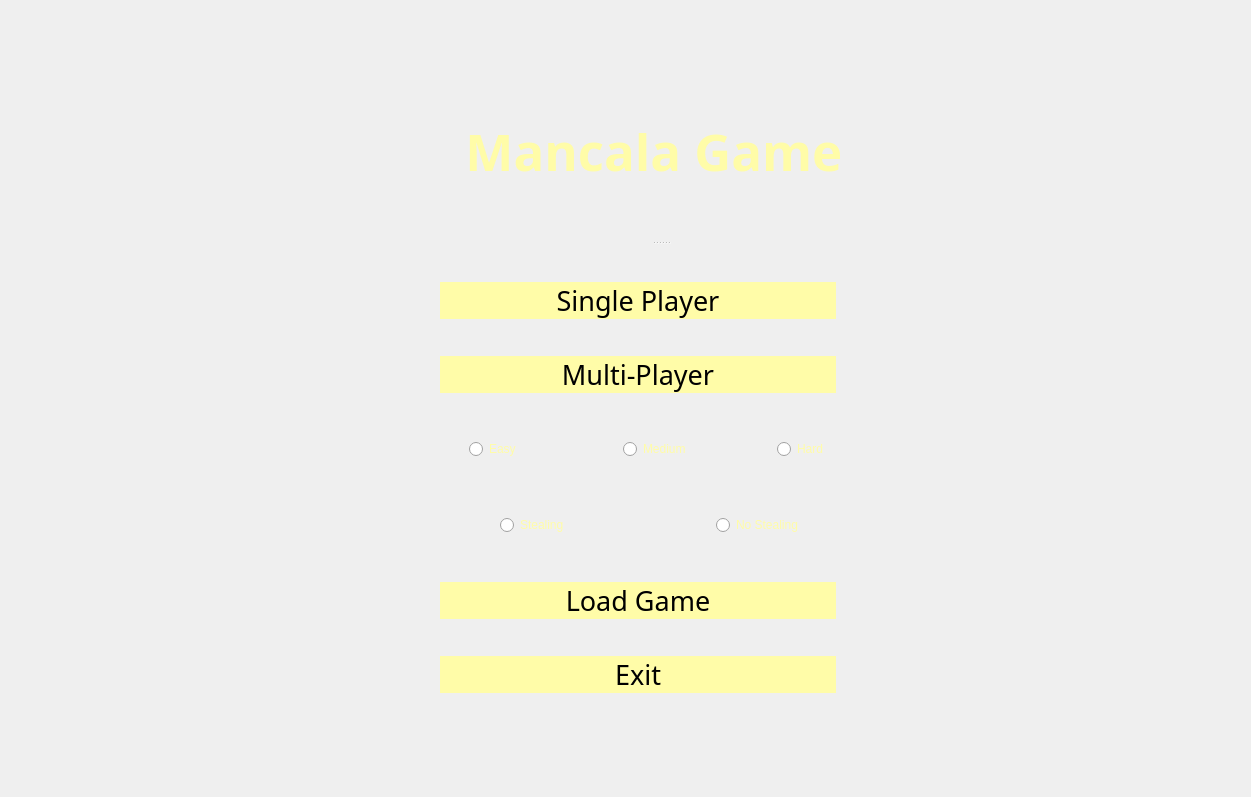
<?xml version="1.0" encoding="UTF-8"?>
<ui version="4.0">
 <class>MainWindow</class>
 <widget class="QMainWindow" name="MainWindow">
  <property name="geometry">
   <rect>
    <x>0</x>
    <y>0</y>
    <width>1251</width>
    <height>797</height>
   </rect>
  </property>
  <property name="windowTitle">
   <string>MainWindow</string>
  </property>
  <widget class="QWidget" name="centralwidget">
   <widget class="QStackedWidget" name="stackedWidget">
    <property name="geometry">
     <rect>
      <x>0</x>
      <y>0</y>
      <width>1251</width>
      <height>871</height>
     </rect>
    </property>
    <property name="currentIndex">
     <number>1</number>
    </property>
    <widget class="QWidget" name="page">
     <widget class="QPushButton" name="BT4">
      <property name="enabled">
       <bool>true</bool>
      </property>
      <property name="geometry">
       <rect>
        <x>800</x>
        <y>480</y>
        <width>61</width>
        <height>71</height>
       </rect>
      </property>
      <property name="font">
       <font>
        <family>Simplified Arabic Fixed</family>
        <pointsize>25</pointsize>
        <weight>50</weight>
        <italic>false</italic>
        <bold>false</bold>
        <strikeout>false</strikeout>
       </font>
      </property>
      <property name="styleSheet">
       <string notr="true">color: rgb(255, 252, 168);
background-color: transparent
	</string>
      </property>
      <property name="text">
       <string>4</string>
      </property>
     </widget>
     <widget class="QPushButton" name="BT6">
      <property name="enabled">
       <bool>true</bool>
      </property>
      <property name="geometry">
       <rect>
        <x>1060</x>
        <y>400</y>
        <width>71</width>
        <height>121</height>
       </rect>
      </property>
      <property name="font">
       <font>
        <family>Simplified Arabic Fixed</family>
        <pointsize>35</pointsize>
       </font>
      </property>
      <property name="styleSheet">
       <string notr="true">color: rgb(255, 252, 168);
background-color: transparent;

	</string>
      </property>
      <property name="text">
       <string>6</string>
      </property>
     </widget>
     <widget class="QLabel" name="Player2Turn_2">
      <property name="geometry">
       <rect>
        <x>500</x>
        <y>170</y>
        <width>281</width>
        <height>31</height>
       </rect>
      </property>
      <property name="font">
       <font>
        <pointsize>15</pointsize>
       </font>
      </property>
      <property name="styleSheet">
       <string notr="true">color :  rgb(255, 252, 168);
</string>
      </property>
      <property name="text">
       <string>Player 2 Turn</string>
      </property>
      <property name="alignment">
       <set>Qt::AlignCenter</set>
      </property>
     </widget>
     <widget class="QPushButton" name="BT11">
      <property name="enabled">
       <bool>true</bool>
      </property>
      <property name="geometry">
       <rect>
        <x>410</x>
        <y>260</y>
        <width>61</width>
        <height>71</height>
       </rect>
      </property>
      <property name="font">
       <font>
        <family>Simplified Arabic Fixed</family>
        <pointsize>25</pointsize>
        <weight>50</weight>
        <italic>false</italic>
        <bold>false</bold>
        <strikeout>false</strikeout>
       </font>
      </property>
      <property name="styleSheet">
       <string notr="true">color: rgb(255, 252, 168);
background-color: transparent
	</string>
      </property>
      <property name="text">
       <string>11</string>
      </property>
     </widget>
     <widget class="QLabel" name="SecCounterLabel">
      <property name="geometry">
       <rect>
        <x>970</x>
        <y>140</y>
        <width>221</width>
        <height>71</height>
       </rect>
      </property>
      <property name="font">
       <font>
        <pointsize>15</pointsize>
       </font>
      </property>
      <property name="styleSheet">
       <string notr="true">color :  rgb(255, 252, 168);</string>
      </property>
      <property name="text">
       <string>1 Seconds Left !! </string>
      </property>
     </widget>
     <widget class="QPushButton" name="BT9">
      <property name="enabled">
       <bool>true</bool>
      </property>
      <property name="geometry">
       <rect>
        <x>670</x>
        <y>260</y>
        <width>61</width>
        <height>71</height>
       </rect>
      </property>
      <property name="font">
       <font>
        <family>Simplified Arabic Fixed</family>
        <pointsize>25</pointsize>
        <weight>50</weight>
        <italic>false</italic>
        <bold>false</bold>
        <strikeout>false</strikeout>
       </font>
      </property>
      <property name="styleSheet">
       <string notr="true">color: rgb(255, 252, 168);
background-color: transparent
	</string>
      </property>
      <property name="text">
       <string>9</string>
      </property>
     </widget>
     <widget class="QPushButton" name="BT12">
      <property name="enabled">
       <bool>true</bool>
      </property>
      <property name="geometry">
       <rect>
        <x>280</x>
        <y>260</y>
        <width>61</width>
        <height>71</height>
       </rect>
      </property>
      <property name="font">
       <font>
        <family>Simplified Arabic Fixed</family>
        <pointsize>25</pointsize>
        <weight>50</weight>
        <italic>false</italic>
        <bold>false</bold>
        <strikeout>false</strikeout>
       </font>
      </property>
      <property name="styleSheet">
       <string notr="true">color: rgb(255, 252, 168);
background-color: transparent
	</string>
      </property>
      <property name="text">
       <string>12</string>
      </property>
     </widget>
     <widget class="QPushButton" name="BT10">
      <property name="enabled">
       <bool>true</bool>
      </property>
      <property name="geometry">
       <rect>
        <x>540</x>
        <y>260</y>
        <width>61</width>
        <height>71</height>
       </rect>
      </property>
      <property name="font">
       <font>
        <family>Simplified Arabic Fixed</family>
        <pointsize>25</pointsize>
        <weight>50</weight>
        <italic>false</italic>
        <bold>false</bold>
        <strikeout>false</strikeout>
       </font>
      </property>
      <property name="styleSheet">
       <string notr="true">color: rgb(255, 252, 168);
background-color: transparent
	</string>
      </property>
      <property name="text">
       <string>10</string>
      </property>
     </widget>
     <widget class="QPushButton" name="BT2">
      <property name="enabled">
       <bool>true</bool>
      </property>
      <property name="geometry">
       <rect>
        <x>540</x>
        <y>480</y>
        <width>61</width>
        <height>71</height>
       </rect>
      </property>
      <property name="font">
       <font>
        <family>Simplified Arabic Fixed</family>
        <pointsize>25</pointsize>
        <weight>50</weight>
        <italic>false</italic>
        <bold>false</bold>
        <strikeout>false</strikeout>
       </font>
      </property>
      <property name="styleSheet">
       <string notr="true">color: rgb(255, 252, 168);
background-color: transparent
	</string>
      </property>
      <property name="text">
       <string>2</string>
      </property>
     </widget>
     <widget class="QPushButton" name="BT8">
      <property name="enabled">
       <bool>true</bool>
      </property>
      <property name="geometry">
       <rect>
        <x>800</x>
        <y>260</y>
        <width>61</width>
        <height>71</height>
       </rect>
      </property>
      <property name="font">
       <font>
        <family>Simplified Arabic Fixed</family>
        <pointsize>25</pointsize>
        <weight>50</weight>
        <italic>false</italic>
        <bold>false</bold>
        <strikeout>false</strikeout>
       </font>
      </property>
      <property name="styleSheet">
       <string notr="true">color: rgb(255, 252, 168);
background-color: transparent
	</string>
      </property>
      <property name="text">
       <string>8</string>
      </property>
     </widget>
     <widget class="QPushButton" name="BT13">
      <property name="enabled">
       <bool>true</bool>
      </property>
      <property name="geometry">
       <rect>
        <x>140</x>
        <y>280</y>
        <width>71</width>
        <height>121</height>
       </rect>
      </property>
      <property name="font">
       <font>
        <family>Simplified Arabic Fixed</family>
        <pointsize>35</pointsize>
       </font>
      </property>
      <property name="styleSheet">
       <string notr="true">color: rgb(255, 252, 168);
background-color: transparent;

	</string>
      </property>
      <property name="text">
       <string>13</string>
      </property>
     </widget>
     <widget class="QPushButton" name="BT1">
      <property name="enabled">
       <bool>true</bool>
      </property>
      <property name="geometry">
       <rect>
        <x>410</x>
        <y>480</y>
        <width>61</width>
        <height>71</height>
       </rect>
      </property>
      <property name="font">
       <font>
        <family>Simplified Arabic Fixed</family>
        <pointsize>25</pointsize>
        <weight>50</weight>
        <italic>false</italic>
        <bold>false</bold>
        <strikeout>false</strikeout>
       </font>
      </property>
      <property name="styleSheet">
       <string notr="true">color: rgb(255, 252, 168);
background-color: transparent
	</string>
      </property>
      <property name="text">
       <string>1</string>
      </property>
     </widget>
     <widget class="QLabel" name="BackgroundImg">
      <property name="geometry">
       <rect>
        <x>0</x>
        <y>0</y>
        <width>1251</width>
        <height>801</height>
       </rect>
      </property>
      <property name="text">
       <string/>
      </property>
      <property name="pixmap">
       <pixmap>back.PNG</pixmap>
      </property>
      <property name="scaledContents">
       <bool>true</bool>
      </property>
      <property name="wordWrap">
       <bool>false</bool>
      </property>
     </widget>
     <widget class="QLabel" name="BoardImgLabel">
      <property name="geometry">
       <rect>
        <x>70</x>
        <y>110</y>
        <width>1131</width>
        <height>591</height>
       </rect>
      </property>
      <property name="text">
       <string/>
      </property>
      <property name="pixmap">
       <pixmap>Board.PNG</pixmap>
      </property>
      <property name="scaledContents">
       <bool>true</bool>
      </property>
     </widget>
     <widget class="QPushButton" name="BT0">
      <property name="enabled">
       <bool>true</bool>
      </property>
      <property name="geometry">
       <rect>
        <x>280</x>
        <y>480</y>
        <width>61</width>
        <height>71</height>
       </rect>
      </property>
      <property name="font">
       <font>
        <family>Simplified Arabic Fixed</family>
        <pointsize>25</pointsize>
        <weight>50</weight>
        <italic>false</italic>
        <bold>false</bold>
        <strikeout>false</strikeout>
       </font>
      </property>
      <property name="styleSheet">
       <string notr="true">color: rgb(255, 252, 168);
background-color: transparent
	</string>
      </property>
      <property name="text">
       <string>0</string>
      </property>
     </widget>
     <widget class="QPushButton" name="BT5">
      <property name="enabled">
       <bool>true</bool>
      </property>
      <property name="geometry">
       <rect>
        <x>930</x>
        <y>480</y>
        <width>61</width>
        <height>71</height>
       </rect>
      </property>
      <property name="font">
       <font>
        <family>Simplified Arabic Fixed</family>
        <pointsize>25</pointsize>
        <weight>50</weight>
        <italic>false</italic>
        <bold>false</bold>
        <strikeout>false</strikeout>
       </font>
      </property>
      <property name="styleSheet">
       <string notr="true">color: rgb(255, 252, 168);
background-color: transparent
	</string>
      </property>
      <property name="text">
       <string>5</string>
      </property>
     </widget>
     <widget class="QLabel" name="MancalaLabel">
      <property name="geometry">
       <rect>
        <x>490</x>
        <y>20</y>
        <width>273</width>
        <height>51</height>
       </rect>
      </property>
      <property name="font">
       <font>
        <family>Script MT Bold</family>
        <pointsize>25</pointsize>
        <weight>75</weight>
        <italic>false</italic>
        <bold>true</bold>
        <underline>false</underline>
        <strikeout>false</strikeout>
        <kerning>false</kerning>
       </font>
      </property>
      <property name="layoutDirection">
       <enum>Qt::LeftToRight</enum>
      </property>
      <property name="styleSheet">
       <string notr="true">color: rgb(255, 252, 168);</string>
      </property>
      <property name="frameShape">
       <enum>QFrame::NoFrame</enum>
      </property>
      <property name="frameShadow">
       <enum>QFrame::Plain</enum>
      </property>
      <property name="text">
       <string>Mancala Game </string>
      </property>
      <property name="scaledContents">
       <bool>false</bool>
      </property>
      <property name="alignment">
       <set>Qt::AlignCenter</set>
      </property>
      <property name="wordWrap">
       <bool>false</bool>
      </property>
     </widget>
     <widget class="QPushButton" name="BT7">
      <property name="enabled">
       <bool>true</bool>
      </property>
      <property name="geometry">
       <rect>
        <x>930</x>
        <y>260</y>
        <width>61</width>
        <height>71</height>
       </rect>
      </property>
      <property name="font">
       <font>
        <family>Simplified Arabic Fixed</family>
        <pointsize>25</pointsize>
        <weight>50</weight>
        <italic>false</italic>
        <bold>false</bold>
        <strikeout>false</strikeout>
       </font>
      </property>
      <property name="styleSheet">
       <string notr="true">color: rgb(255, 252, 168);
background-color: transparent
	</string>
      </property>
      <property name="text">
       <string>7</string>
      </property>
     </widget>
     <widget class="QPushButton" name="BT3">
      <property name="enabled">
       <bool>true</bool>
      </property>
      <property name="geometry">
       <rect>
        <x>670</x>
        <y>480</y>
        <width>61</width>
        <height>71</height>
       </rect>
      </property>
      <property name="font">
       <font>
        <family>Simplified Arabic Fixed</family>
        <pointsize>25</pointsize>
        <weight>50</weight>
        <italic>false</italic>
        <bold>false</bold>
        <strikeout>false</strikeout>
       </font>
      </property>
      <property name="styleSheet">
       <string notr="true">color: rgb(255, 252, 168);
background-color: transparent
	</string>
      </property>
      <property name="text">
       <string>3</string>
      </property>
     </widget>
     <widget class="QLabel" name="Player1Turn">
      <property name="geometry">
       <rect>
        <x>500</x>
        <y>610</y>
        <width>281</width>
        <height>31</height>
       </rect>
      </property>
      <property name="font">
       <font>
        <pointsize>15</pointsize>
       </font>
      </property>
      <property name="styleSheet">
       <string notr="true">color :  rgb(255, 252, 168);
</string>
      </property>
      <property name="text">
       <string>Player 1 Turn</string>
      </property>
      <property name="alignment">
       <set>Qt::AlignCenter</set>
      </property>
     </widget>
     <widget class="QLabel" name="Plus1_P2Label">
      <property name="geometry">
       <rect>
        <x>590</x>
        <y>220</y>
        <width>81</width>
        <height>51</height>
       </rect>
      </property>
      <property name="font">
       <font>
        <family>MS Shell Dlg 2</family>
        <pointsize>10</pointsize>
       </font>
      </property>
      <property name="styleSheet">
       <string notr="true">color :  rgb(255, 252, 168);
</string>
      </property>
      <property name="text">
       <string>+1</string>
      </property>
      <property name="alignment">
       <set>Qt::AlignCenter</set>
      </property>
     </widget>
     <widget class="QLabel" name="Plus1_P1Label">
      <property name="geometry">
       <rect>
        <x>590</x>
        <y>540</y>
        <width>81</width>
        <height>51</height>
       </rect>
      </property>
      <property name="font">
       <font>
        <family>MS Shell Dlg 2</family>
        <pointsize>10</pointsize>
       </font>
      </property>
      <property name="styleSheet">
       <string notr="true">color :  rgb(255, 252, 168);
</string>
      </property>
      <property name="text">
       <string>+1</string>
      </property>
      <property name="alignment">
       <set>Qt::AlignCenter</set>
      </property>
     </widget>
     <widget class="QPushButton" name="SaveBtn">
      <property name="geometry">
       <rect>
        <x>960</x>
        <y>650</y>
        <width>191</width>
        <height>55</height>
       </rect>
      </property>
      <property name="sizePolicy">
       <sizepolicy hsizetype="Minimum" vsizetype="Fixed">
        <horstretch>0</horstretch>
        <verstretch>0</verstretch>
       </sizepolicy>
      </property>
      <property name="maximumSize">
       <size>
        <width>446</width>
        <height>16777215</height>
       </size>
      </property>
      <property name="font">
       <font>
        <family>Simplified Arabic</family>
        <pointsize>20</pointsize>
        <italic>false</italic>
       </font>
      </property>
      <property name="layoutDirection">
       <enum>Qt::LeftToRight</enum>
      </property>
      <property name="styleSheet">
       <string notr="true">border-radius: 25px;
background-color: rgb(255, 252, 168);
</string>
      </property>
      <property name="text">
       <string>Save</string>
      </property>
     </widget>
     <zorder>BackgroundImg</zorder>
     <zorder>BoardImgLabel</zorder>
     <zorder>BT0</zorder>
     <zorder>BT5</zorder>
     <zorder>MancalaLabel</zorder>
     <zorder>BT7</zorder>
     <zorder>BT3</zorder>
     <zorder>Player1Turn</zorder>
     <zorder>BT1</zorder>
     <zorder>BT10</zorder>
     <zorder>BT11</zorder>
     <zorder>BT12</zorder>
     <zorder>BT13</zorder>
     <zorder>BT2</zorder>
     <zorder>BT4</zorder>
     <zorder>BT6</zorder>
     <zorder>BT9</zorder>
     <zorder>BT8</zorder>
     <zorder>Player2Turn_2</zorder>
     <zorder>SecCounterLabel</zorder>
     <zorder>Plus1_P2Label</zorder>
     <zorder>Plus1_P1Label</zorder>
     <zorder>SaveBtn</zorder>
    </widget>
    <widget class="QWidget" name="page_2">
     <widget class="QLabel" name="label">
      <property name="geometry">
       <rect>
        <x>0</x>
        <y>0</y>
        <width>1251</width>
        <height>801</height>
       </rect>
      </property>
      <property name="text">
       <string/>
      </property>
      <property name="pixmap">
       <pixmap>back.PNG</pixmap>
      </property>
      <property name="scaledContents">
       <bool>true</bool>
      </property>
     </widget>
     <widget class="QSplitter" name="splitter">
      <property name="geometry">
       <rect>
        <x>390</x>
        <y>60</y>
        <width>541</width>
        <height>671</height>
       </rect>
      </property>
      <property name="sizePolicy">
       <sizepolicy hsizetype="Preferred" vsizetype="Maximum">
        <horstretch>0</horstretch>
        <verstretch>0</verstretch>
       </sizepolicy>
      </property>
      <property name="layoutDirection">
       <enum>Qt::LeftToRight</enum>
      </property>
      <property name="styleSheet">
       <string notr="true">align-content: center;</string>
      </property>
      <property name="orientation">
       <enum>Qt::Vertical</enum>
      </property>
      <widget class="QLabel" name="MancalaLabel_2">
       <property name="font">
        <font>
         <family>Script MT Bold</family>
         <pointsize>38</pointsize>
         <weight>75</weight>
         <italic>false</italic>
         <bold>true</bold>
         <underline>false</underline>
         <strikeout>false</strikeout>
         <kerning>false</kerning>
        </font>
       </property>
       <property name="layoutDirection">
        <enum>Qt::LeftToRight</enum>
       </property>
       <property name="styleSheet">
        <string notr="true">color: rgb(255, 252, 168);</string>
       </property>
       <property name="frameShape">
        <enum>QFrame::NoFrame</enum>
       </property>
       <property name="frameShadow">
        <enum>QFrame::Plain</enum>
       </property>
       <property name="text">
        <string>Mancala Game </string>
       </property>
       <property name="scaledContents">
        <bool>false</bool>
       </property>
       <property name="alignment">
        <set>Qt::AlignCenter</set>
       </property>
       <property name="wordWrap">
        <bool>false</bool>
       </property>
      </widget>
      <widget class="QWidget" name="layoutWidget">
       <layout class="QVBoxLayout" name="verticalLayout">
        <property name="spacing">
         <number>0</number>
        </property>
        <property name="sizeConstraint">
         <enum>QLayout::SetDefaultConstraint</enum>
        </property>
        <item>
         <widget class="QPushButton" name="SinglePlayerBtn">
          <property name="sizePolicy">
           <sizepolicy hsizetype="Minimum" vsizetype="Fixed">
            <horstretch>0</horstretch>
            <verstretch>0</verstretch>
           </sizepolicy>
          </property>
          <property name="maximumSize">
           <size>
            <width>446</width>
            <height>16777215</height>
           </size>
          </property>
          <property name="font">
           <font>
            <family>Simplified Arabic</family>
            <pointsize>20</pointsize>
            <italic>false</italic>
           </font>
          </property>
          <property name="layoutDirection">
           <enum>Qt::LeftToRight</enum>
          </property>
          <property name="styleSheet">
           <string notr="true">border-radius: 25px;
background-color: rgb(255, 252, 168);
align-items: center;
margin-left : 50px;</string>
          </property>
          <property name="text">
           <string>Single Player</string>
          </property>
         </widget>
        </item>
        <item>
         <widget class="QPushButton" name="MultiPlayerBtn">
          <property name="sizePolicy">
           <sizepolicy hsizetype="Minimum" vsizetype="Fixed">
            <horstretch>0</horstretch>
            <verstretch>0</verstretch>
           </sizepolicy>
          </property>
          <property name="maximumSize">
           <size>
            <width>446</width>
            <height>16777215</height>
           </size>
          </property>
          <property name="font">
           <font>
            <family>Simplified Arabic</family>
            <pointsize>20</pointsize>
            <italic>false</italic>
           </font>
          </property>
          <property name="layoutDirection">
           <enum>Qt::LeftToRight</enum>
          </property>
          <property name="styleSheet">
           <string notr="true">border-radius: 25px;
background-color: rgb(255, 252, 168);
align-items: center;
margin-left : 50px;</string>
          </property>
          <property name="text">
           <string>Multi-Player</string>
          </property>
         </widget>
        </item>
        <item>
         <widget class="QWidget" name="Difficulty" native="true">
          <property name="maximumSize">
           <size>
            <width>16777215</width>
            <height>39</height>
           </size>
          </property>
          <property name="layoutDirection">
           <enum>Qt::LeftToRight</enum>
          </property>
          <property name="styleSheet">
           <string notr="true"/>
          </property>
          <layout class="QHBoxLayout" name="horizontalLayout_2">
           <property name="spacing">
            <number>0</number>
           </property>
           <property name="leftMargin">
            <number>79</number>
           </property>
           <property name="topMargin">
            <number>0</number>
           </property>
           <property name="rightMargin">
            <number>0</number>
           </property>
           <property name="bottomMargin">
            <number>0</number>
           </property>
           <item>
            <widget class="QRadioButton" name="EasyRadio">
             <property name="styleSheet">
              <string notr="true">color: rgb(255, 252, 168);</string>
             </property>
             <property name="text">
              <string>Easy</string>
             </property>
            </widget>
           </item>
           <item>
            <widget class="QRadioButton" name="MedBtn">
             <property name="styleSheet">
              <string notr="true">color: rgb(255, 252, 168);</string>
             </property>
             <property name="text">
              <string>Medium</string>
             </property>
            </widget>
           </item>
           <item>
            <widget class="QRadioButton" name="HardBtn">
             <property name="styleSheet">
              <string notr="true">color: rgb(255, 252, 168);</string>
             </property>
             <property name="text">
              <string>Hard</string>
             </property>
            </widget>
           </item>
          </layout>
         </widget>
        </item>
        <item>
         <widget class="QWidget" name="widget" native="true">
          <property name="maximumSize">
           <size>
            <width>16777215</width>
            <height>39</height>
           </size>
          </property>
          <property name="layoutDirection">
           <enum>Qt::LeftToRight</enum>
          </property>
          <property name="styleSheet">
           <string notr="true">align-item : center;</string>
          </property>
          <layout class="QHBoxLayout" name="horizontalLayout">
           <property name="spacing">
            <number>0</number>
           </property>
           <property name="leftMargin">
            <number>110</number>
           </property>
           <property name="topMargin">
            <number>0</number>
           </property>
           <property name="rightMargin">
            <number>0</number>
           </property>
           <property name="bottomMargin">
            <number>0</number>
           </property>
           <item>
            <widget class="QRadioButton" name="RadioStealing">
             <property name="styleSheet">
              <string notr="true">color: rgb(255, 252, 168);</string>
             </property>
             <property name="text">
              <string>Stealing</string>
             </property>
            </widget>
           </item>
           <item>
            <widget class="QRadioButton" name="RadioNoSteal">
             <property name="styleSheet">
              <string notr="true">color: rgb(255, 252, 168);</string>
             </property>
             <property name="text">
              <string>No Stealing</string>
             </property>
            </widget>
           </item>
          </layout>
         </widget>
        </item>
        <item>
         <widget class="QPushButton" name="LoadBtn">
          <property name="sizePolicy">
           <sizepolicy hsizetype="Minimum" vsizetype="Fixed">
            <horstretch>0</horstretch>
            <verstretch>0</verstretch>
           </sizepolicy>
          </property>
          <property name="maximumSize">
           <size>
            <width>446</width>
            <height>16777215</height>
           </size>
          </property>
          <property name="font">
           <font>
            <family>Simplified Arabic</family>
            <pointsize>20</pointsize>
            <italic>false</italic>
           </font>
          </property>
          <property name="styleSheet">
           <string notr="true">border-radius: 25px;
background-color: rgb(255, 252, 168);
align-items: center;
margin-left : 50px;</string>
          </property>
          <property name="text">
           <string>Load Game</string>
          </property>
         </widget>
        </item>
        <item>
         <widget class="QPushButton" name="ExitGameBtn">
          <property name="sizePolicy">
           <sizepolicy hsizetype="Minimum" vsizetype="Fixed">
            <horstretch>0</horstretch>
            <verstretch>0</verstretch>
           </sizepolicy>
          </property>
          <property name="maximumSize">
           <size>
            <width>446</width>
            <height>16777215</height>
           </size>
          </property>
          <property name="font">
           <font>
            <family>Simplified Arabic</family>
            <pointsize>20</pointsize>
            <italic>false</italic>
           </font>
          </property>
          <property name="styleSheet">
           <string notr="true">border-radius: 25px;
background-color: rgb(255, 252, 168);
align-items: center;
margin-left : 50px;</string>
          </property>
          <property name="text">
           <string>Exit</string>
          </property>
         </widget>
        </item>
       </layout>
      </widget>
     </widget>
    </widget>
   </widget>
  </widget>
 </widget>
 <resources/>
 <connections/>
</ui>
